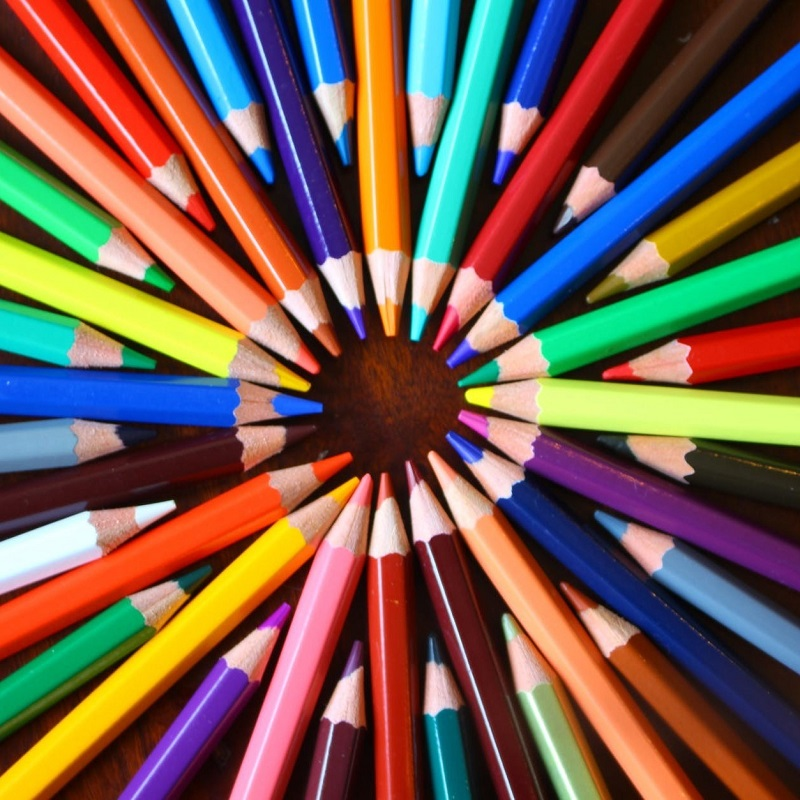
#> input picture 4-1/CSE 4106 (Digital Image Processing)/Lab 1/HomeWork/1603108/images/pencil.jpeg, 800 x 800 px
$ python SegmentationUsingThresholding.py
#> lines starting #> are read from the running program, lines starting #| are printed output that depends on the picture; after the words box and inside, x2 and y2 are one past the last pixel; in counts of white or black regions, pixels touching at a corner belong together
#Image Segmentation using Thresholding

import cv2
import numpy as np
import matplotlib.pyplot as plt
from matplotlib.pyplot import imread

image = cv2.imread('images/pencil.jpeg')
#> image is the input picture: shape (800, 800, 3); mean B, G, R 79.8, 91.8, 117.4
img = cv2.cvtColor(image, cv2.COLOR_BGR2GRAY)
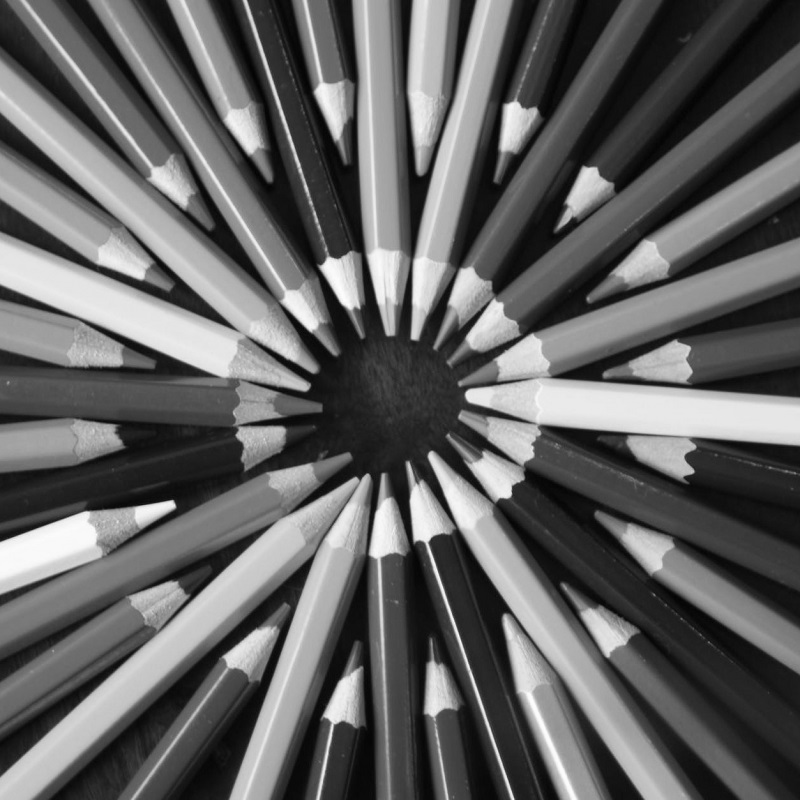
#> img: shape (800, 800); min 2, max 254, mean 98.1

ret, threshold1 = cv2.threshold(img, 150, 255, cv2.THRESH_BINARY)
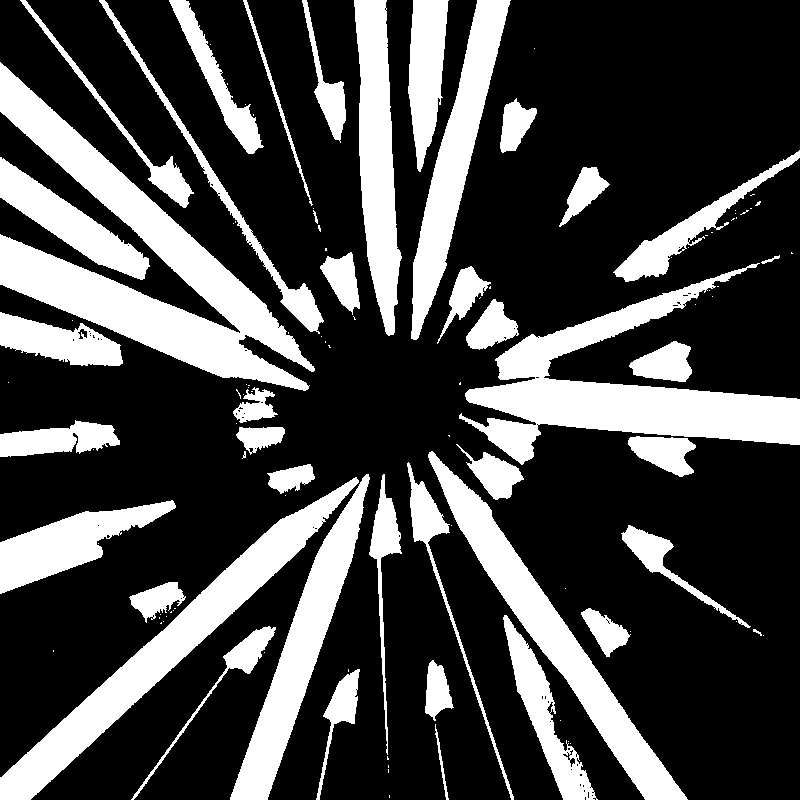
#> threshold1: shape (800, 800); 28.1% white; 114 white regions (72 under 20 px), largest, box (x1, y1, x2, y2) and area: (0, 62, 315, 391) 27637, (459, 263, 800, 465) 21551, (0, 477, 359, 800) 15687
ret, threshold2 = cv2.threshold(img, 90, 255, cv2.THRESH_BINARY_INV)
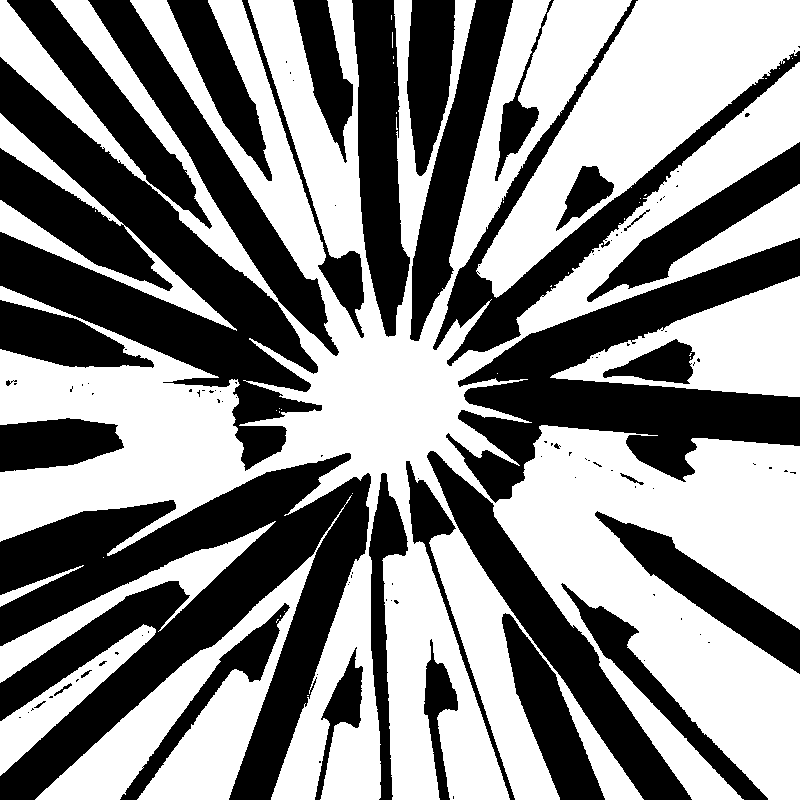
#> threshold2: shape (800, 800); 53.7% white; 118 black regions (84 under 20 px), largest, box (x1, y1, x2, y2) and area: (0, 453, 371, 800) 59399, (0, 57, 322, 471) 43538, (446, 238, 800, 503) 33934
ret, threshold3 = cv2.threshold(img, 100, 255, cv2.THRESH_TRUNC)
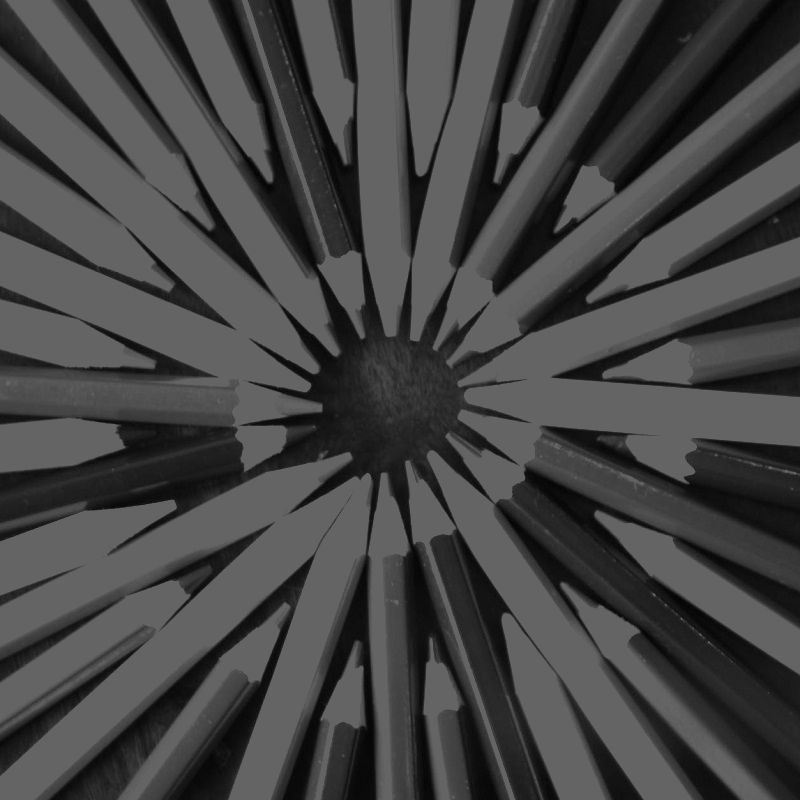
#> threshold3: shape (800, 800); min 2, max 100, mean 68
ret, threshold4 = cv2.threshold(img, 110, 255, cv2.THRESH_TOZERO)
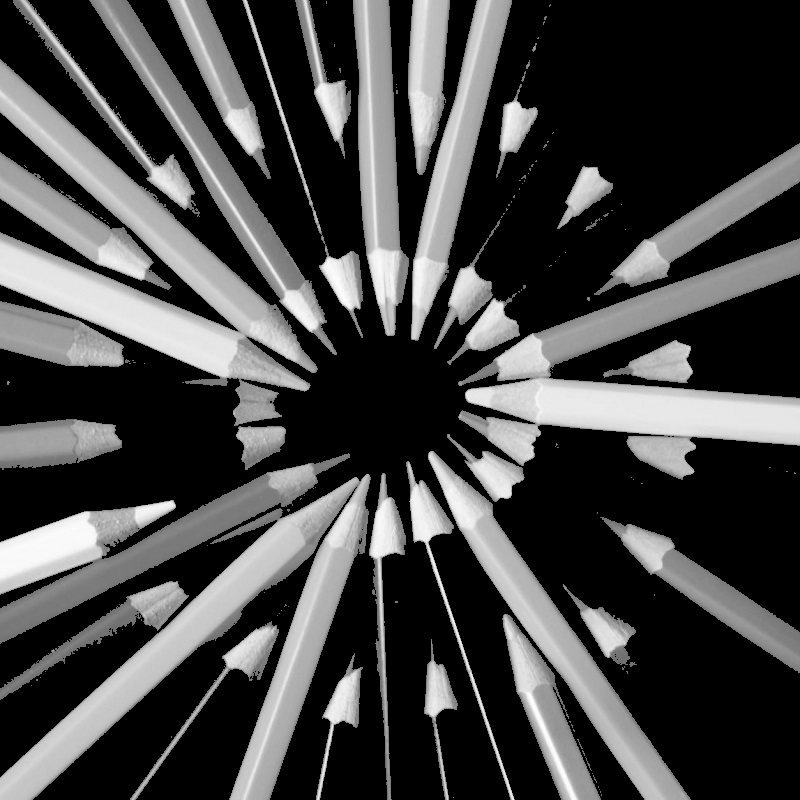
#> threshold4: shape (800, 800); min 0, max 254, mean 69
ret, threshold5 = cv2.threshold(img, 120, 255, cv2.THRESH_TOZERO_INV)
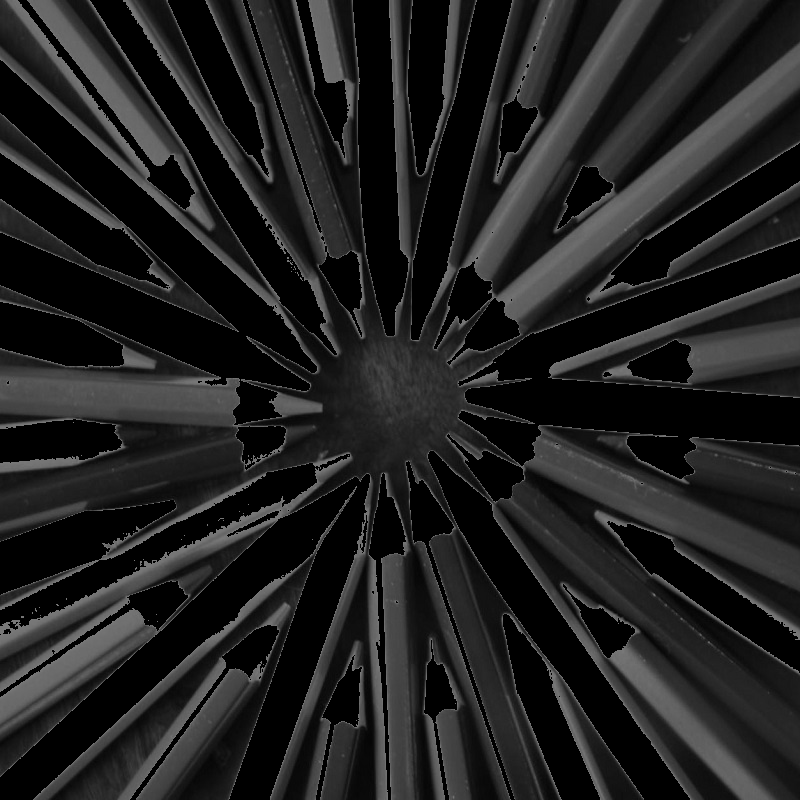
#> threshold5: shape (800, 800); min 0, max 120, mean 32

fig, axs = plt.subplots(3,2)

cax_00 = axs[0,0].imshow(image)
cax_00 = axs[0,0].set_title('Original Image')

cax_01 = axs[0,1].imshow(threshold1, cmap='gray')
cax_01 = axs[0,1].set_title('Binary Threshold')

cax_10 = axs[1,0].imshow(threshold2, cmap='gray')
cax_10 = axs[1,0].set_title('Binary Threshold Inverted')

cax_11 = axs[1,1].imshow(threshold3, cmap='gray')
cax_11 = axs[1,1].set_title('Truncated Threshold')

cax_20 = axs[2,0].imshow(threshold4, cmap='gray')
cax_20 = axs[2,0].set_title('Set to 0')

cax_21 = axs[2,1].imshow(threshold5, cmap='gray')
cax_21 = axs[2,1].set_title('Set to 0 inverted')

plt.show();
#> figure, not shown here; B, G, R data is drawn as R, G, B
